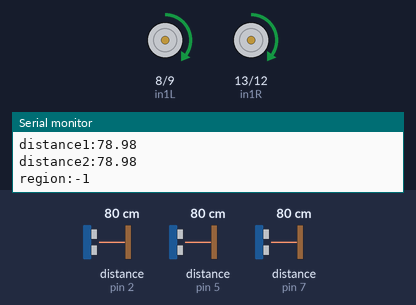
Bench run of a sketch on a simulated Arduino Uno, built with avr-gcc and run on an emulated ATmega328P. Parts: motor-driver pin pairs drawn as motors (green arrow = first pin HIGH = forward, orange = second pin HIGH = backward, longer = more drive, scaled by the enable pin), the last lines printed to the serial monitor. Wiring (inferred from the names in the program): 3 × ultrasonic range finder: trigger pin 3, echo pin 2 / trigger pin 4, echo pin 5 / trigger pin 6, echo pin 7. Inputs (shaded band) come from the test bench; at power-on: distance to the obstacle (sensors on pin 7, pin 5, pin 2) 80 cm. The echo pulse lasts 58.3 µs per cm.

Above: at 1.2 s.
1.3 s: distance to the obstacle (sensor on pin 7) set to 17 cm
2.8 s: distance to the obstacle (sensor on pin 7) set to 13 cm
At 3.4 s:
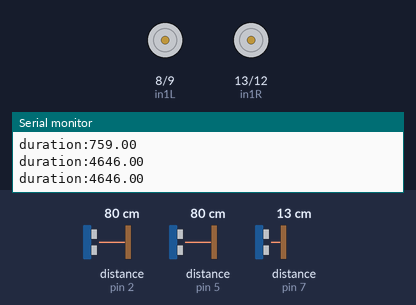
13.3 s: distance to the obstacle (sensor on pin 5) set to 4 cm
Timing chart, 0 to 16.3 s (numbered marks = the images above; inputs shaded):
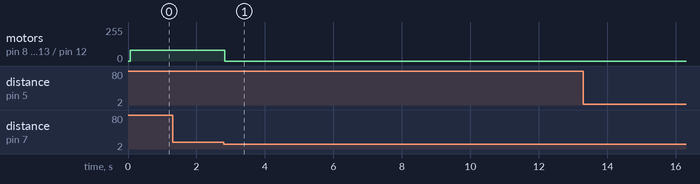

Measured:
- the behaviour switches between 16 and 15 cm on distance to the obstacle (sensor on pin 7) (found by bisection; images 0 and 1)
- after the input at 2.8 s, motor on pin 8 (in1L) / pin 9 (in2L), motor on pin 13 (in1R) / pin 12 (in2R): forward 80/255 → stopped at once

The sketch:

Without_Pid.ino
```cpp
#define SENSOR_MAX
#define DIST_PROPORTIONAL_CONST 0.034/2 //DEPENDS ON ENVIRONMENT AND SPEED OF SOUND
#define INPUT_DISTANCE 15 //in cm
#define ERROR_DIST 5  // in cm
#define SPEED 80
#define MAX_SENSOR_VALUE 10000
#define MAX_OF_SENSOR 3000
#define MAX_DIFFERNCE 40
#define MAX_TURN_SPEED 20
#define SLWTURN_SPEED 10
#define CALIBRATION 3
#define MAX_ALLIGN_ANGLE 2
#define COLLISION_DISTANCE 15

//sensor 1 pins
const int trigPin1 = 3;
const int echoPin1 = 2;

//sensor 2 pins
const int trigPin2 = 4;
const int echoPin2 = 5;

//sensor 3 pins : front sensor
const int trigPin3 = 6;
const int echoPin3 = 7;

//right motor pins
const int in1R = 13;
const int in2R = 12;
const int enR = 11;

//left motor pins
const int in1L = 8;
const int in2L = 9;
const int enL = 10;

//pid
float kp_a = 3;
float kd_a = 2;
//tuning parameters
float kp_d = 1;
float kd_d = 0;
float ki_d = 0;
//distance
float errorD;
float previousErrorD = 0;
float dt = 0.1;

//
float distance1, distance2,distance3, currentDistance, integral, derivative, outputD, outputA, angle, previousAngle=0.0, allign_angle=0.0;
int region, pidDist, speedL, speedR, distance;

//reading sensor
float sensor_output(int trigPin, int echoPin){
  digitalWrite(trigPin, LOW);
  delayMicroseconds(2);

  digitalWrite(trigPin, HIGH);
  delayMicroseconds(10);
  digitalWrite(trigPin, LOW);

  float duration = pulseIn(echoPin, HIGH);
  Serial.print("duration:");
  Serial.println(duration);
  /*if(duration==0.0||duration>=MAX_SENSOR_VALUE){
    duration = MAX_OF_SENSOR;
    }
    */

  float distance = duration*DIST_PROPORTIONAL_CONST;

  return distance;
}

//////////////////////calculates distance from wall
float current_distance(float read1, float read2){
  float distance = (read1 + read2)/2;  //taking average of two values

  return distance;
  }

int check_region(float read1, float read2){
  distance = current_distance(read1, read2);
  if(abs(distance-INPUT_DISTANCE)>ERROR_DIST){
    if(distance > INPUT_DISTANCE){
        return -1; //for left movement
      }else{
        return 1; //for right movement
        }
    }else{
      return 0; //inside region
      }
  }


void reach_distance(){
  analogWrite(enL, SPEED);
  analogWrite(enR, SPEED);
  digitalWrite(in1L, HIGH);
  digitalWrite(in2L, LOW);
  digitalWrite(in1R, HIGH);
  digitalWrite(in2R, LOW);

  }
void follow_wall(){
  distance1 = sensor_output(trigPin1, echoPin1);
  distance2 = sensor_output(trigPin2, echoPin2);
  float angle = distance1-distance2;//if +ve turn right else turn left
  float derivativeA = angle - previousAngle;
  outputA = kp_a*angle + kd_a*derivativeA;
  previousAngle = angle;
  speedL = SPEED + CALIBRATION +outputA/4;
  speedR = SPEED - outputA/4;
  if((speedR-speedL)>SLWTURN_SPEED){
    speedL = SPEED  + (SLWTURN_SPEED)/2;
    speedR = SPEED - (SLWTURN_SPEED)/2;
    }else if((speedL-speedR)>SLWTURN_SPEED){
      speedL = SPEED - (SLWTURN_SPEED)/2;
      speedR = SPEED + (SLWTURN_SPEED)/2;
      }
  analogWrite(enL, speedL);
  analogWrite(enR, speedR);
  digitalWrite(in1L, HIGH);
  digitalWrite(in2L, LOW);
  digitalWrite(in1R, HIGH);
  digitalWrite(in2R, LOW);
  }

  bool check_collision(){
    distance3 = sensor_output(trigPin3, echoPin3);
    if(distance3<COLLISION_DISTANCE){
      return true;
    }else{
      return false;
    }
    }
void setup() {
  Serial.begin(9600);
  pinMode(in1L,OUTPUT);
  pinMode(in2L,OUTPUT);
  pinMode(in1R,OUTPUT);
  pinMode(in2R,OUTPUT);
  pinMode(enL,OUTPUT);
  pinMode(enR,OUTPUT);

  pinMode(trigPin1,OUTPUT);
  pinMode(echoPin1,INPUT);
  pinMode(trigPin2,OUTPUT);
  pinMode(echoPin2,INPUT);
  pinMode(trigPin3,OUTPUT);
  pinMode(echoPin3,INPUT);

  digitalWrite(enL, LOW);
  digitalWrite(enR, LOW);
}

void loop() {
  distance1 = sensor_output(trigPin1, echoPin1);
  distance2 = sensor_output(trigPin2, echoPin2);
  distance3 = sensor_output(trigPin3, echoPin3);

  float avgdist=current_distance(distance1, distance2);
  region = check_region(distance1, distance2);
  //allign_angle = abs(distance2 - distance1);
  allign_angle = (distance1 - distance2);
  Serial.print("distance1:");
  Serial.println(distance1);
  Serial.print("distance2:");
  Serial.println(distance2);
  Serial.print("region:");
  Serial.println(region);
  if(check_collision()){
    //turn right
    speedL = SPEED + MAX_DIFFERNCE;
    speedR = SPEED - MAX_DIFFERNCE;
    analogWrite(enL, 0);
    analogWrite(enR, 0);
    digitalWrite(in1L, HIGH);
    digitalWrite(in2L, LOW);
    digitalWrite(in1R, HIGH);
    digitalWrite(in2R, LOW);
  }else{
    if(region==0){
    follow_wall();
    }
    else if (region ==1){
      if (avgdist>40){
      reach_distance();
        }
     else{
      if (allign_angle>40){
    analogWrite(enL, SPEED+MAX_DIFFERNCE );
    analogWrite(enR, SPEED-MAX_DIFFERNCE);
    digitalWrite(in1L, HIGH);
    digitalWrite(in2L, LOW);
    digitalWrite(in1R, HIGH);
    digitalWrite(in2R, LOW);}
      else{
    analogWrite(enL, SPEED+SLWTURN_SPEED );
    analogWrite(enR, SPEED-SLWTURN_SPEED );
    digitalWrite(in1L, HIGH);
    digitalWrite(in2L, LOW);
    digitalWrite(in1R, HIGH);
    digitalWrite(in2R, LOW);
      }
     }
    }
    else if (region ==-1){
     if (avgdist>40){
      reach_distance();
        }
     else{
      if (allign_angle>40){
    analogWrite(enL, SPEED-MAX_DIFFERNCE );
    analogWrite(enR, SPEED+MAX_DIFFERNCE);
    digitalWrite(in1L, HIGH);
    digitalWrite(in2L, LOW);
    digitalWrite(in1R, HIGH);
    digitalWrite(in2R, LOW);
    }

      else{
    analogWrite(enL, SPEED-SLWTURN_SPEED );
    analogWrite(enR, SPEED+SLWTURN_SPEED );
    digitalWrite(in1L, HIGH);
    digitalWrite(in2L, LOW);
    digitalWrite(in1R, HIGH);
    digitalWrite(in2R, LOW);
      }
      }


      }
        }

    }
```
